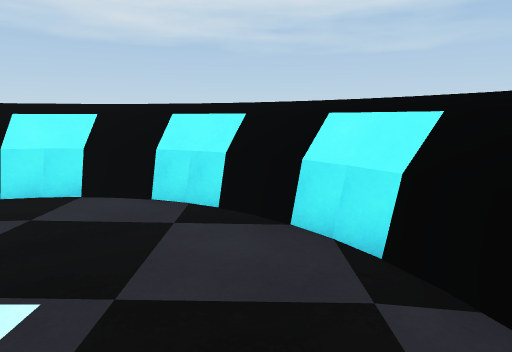
view 1 (above)

12 first-person views from a walk through a scene from a Unity 3-D project. The camera is 1.4 m above the floor, tilts 10° down and sees 75° across. The floor is counted in squares, 1 m on a side. Each view is taken from the middle of a square. On the plan, view 1 faces up. The plan holds only what a view shows up to about 15 squares ahead; the rest is blank. The player character is not drawn.

view 2
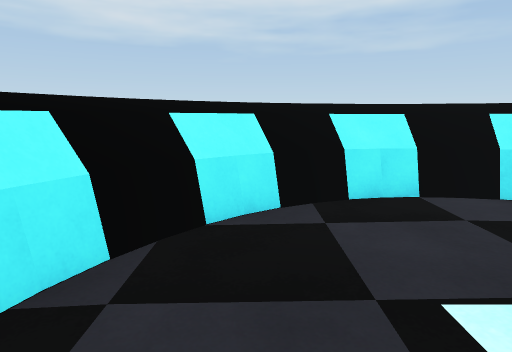

view 3
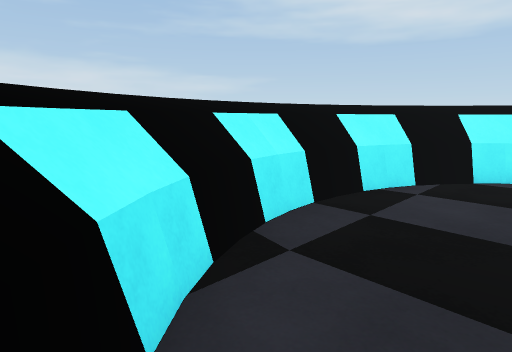

view 4
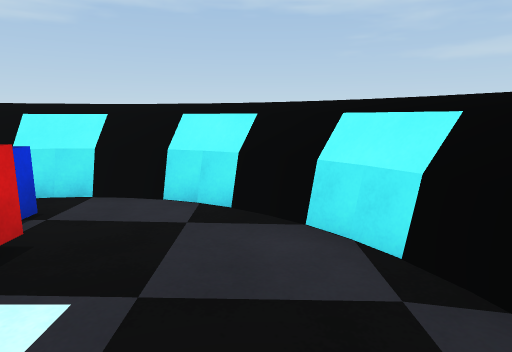

view 5
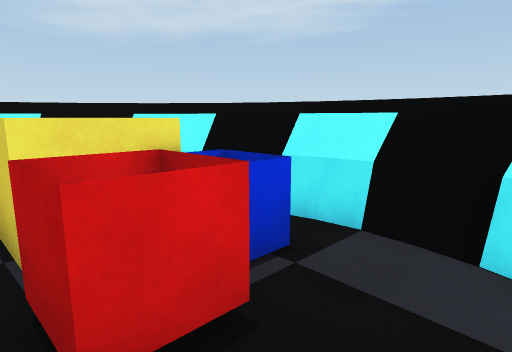

view 6
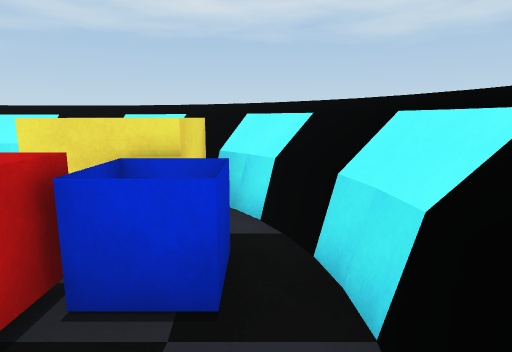

view 7
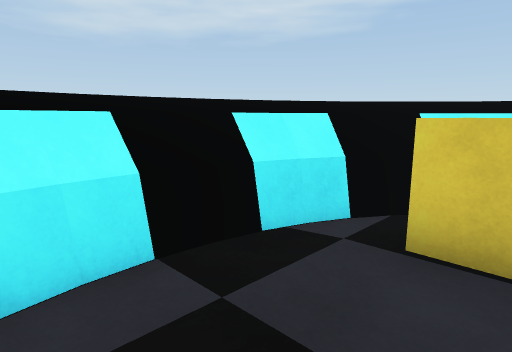

view 8
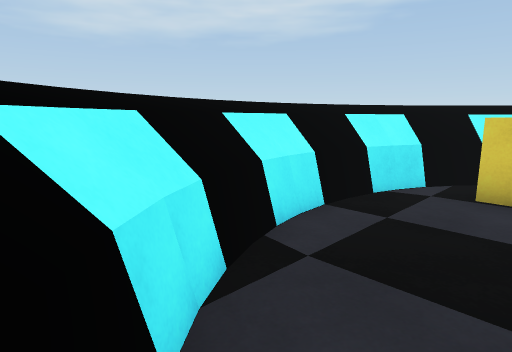

view 9
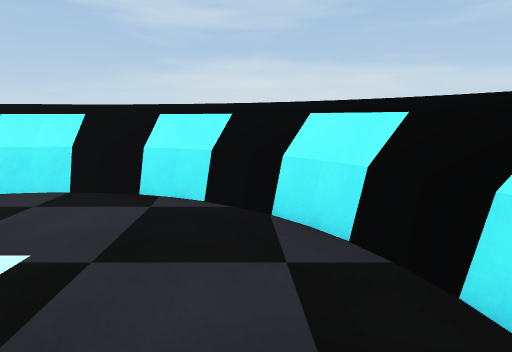

view 10
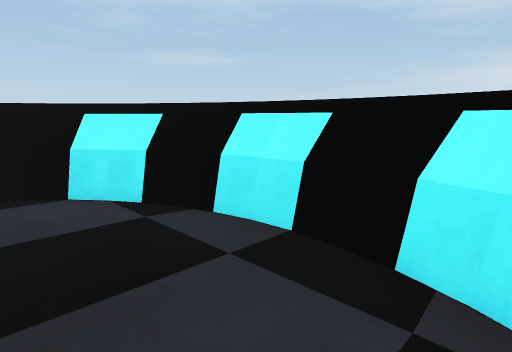

view 11
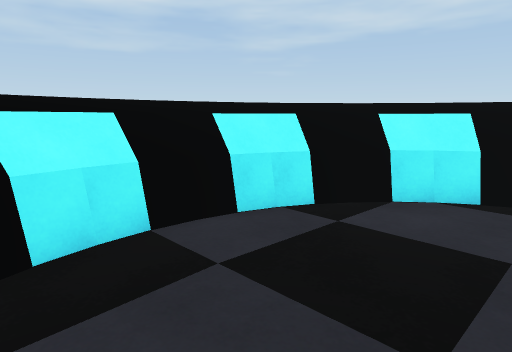

view 12
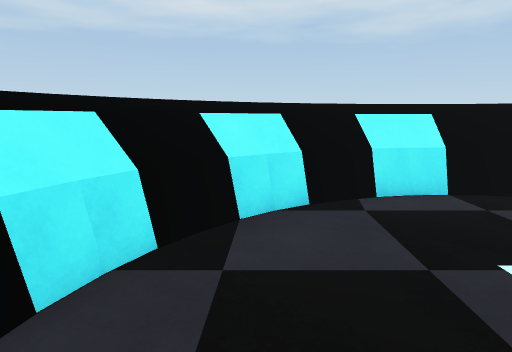

### Floor plan
Key: @ floor where view 1 was taken; # wall or solid block; . floor; / step, stairs or slope; = window, fence, low wall or low ledge; ^ raised ledge.
Columns run from 10 left of view 1 to 4 right of it. Each row starts with its distance up from view 1.
  7     ^^^^^^^
  6   ^^^^^^^^^^
  5   ^^^.....^^^
  4  ^^^.......^^^
  3  ^^.........^^
  2 ^^^..////...^^
  1 ^^^../   ...^^^
  0 ^^^../   .@.^^^
 -1 ^^^..////...^^
 -2  ^^....=#==.^^
 -3  ^^^...=###^^^
 -4   ^^^...==^^^
 -5   ^^^^^^^^^^
 -6     ^^^^^^^

Where each view was taken, in squares from view 1:
view 1: 0 up, 0 right, facing up
view 2: 0 up, 6 left, facing up
view 3: 4 down, 5 left, facing up-left
view 4: 1 up, 6 left, facing down
view 5: 1 down, 5 left, facing down-right
view 6: 4 down, 5 left, facing right
view 7: 2 up, 1 left, facing down-right
view 8: 5 up, 1 left, facing down-right
view 9: 4 up, 2 left, facing left
view 10: 3 up, 5 left, facing down-left
view 11: 2 up, 5 left, facing up-right
view 12: 4 up, 4 left, facing right
